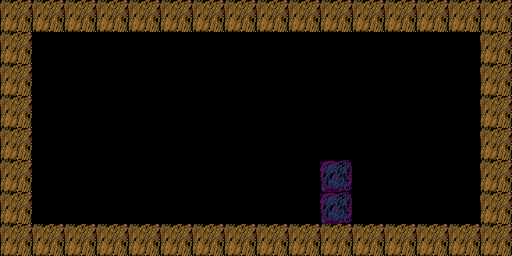

A 2D game scene composited from a Tiled map and its tileset images. What follows is a short description and the map's XML, with every tile layer's data as written:
An orthogonal 16x8 tile map with 32x32 px tiles, 3 tile layers (npcs, overlay, roomstuff), 3 hidden layers not drawn.

<map version="1.2" tiledversion="1.2.4" orientation="orthogonal" renderorder="right-down" width="16" height="8" tilewidth="32" tileheight="32" infinite="0" nextlayerid="19" nextobjectid="1">
 <tileset firstgid="1" source="../../tileset.tsx" />
 <layer id="13" name="items" width="16" height="8" visible="0">
  <data encoding="csv">
0,0,0,0,0,0,0,0,0,0,0,0,0,0,0,0,
0,0,0,0,0,0,0,0,0,0,0,0,0,0,0,0,
0,0,0,0,0,0,0,0,0,0,0,0,0,0,0,0,
0,0,0,0,0,0,0,0,0,0,0,0,0,0,0,0,
0,0,0,14,14,14,14,14,0,0,0,0,0,0,0,0,
0,0,0,14,14,14,14,14,0,0,0,0,0,0,0,0,
0,0,0,14,14,14,14,14,0,0,0,0,0,0,0,0,
0,0,0,0,0,0,0,0,0,0,0,0,0,0,0,0
</data>
 </layer>
 <layer id="14" name="collision" width="16" height="8" visible="0">
  <data encoding="csv">
1,1,1,1,1,1,1,1,1,1,1,1,1,1,1,1,
1,0,0,0,0,0,0,0,0,0,0,0,0,0,0,1,
1,0,0,0,0,0,0,0,0,0,0,0,0,0,0,1,
1,0,0,0,0,0,0,0,0,0,0,0,0,0,0,1,
1,0,0,0,0,0,0,0,0,0,0,0,0,0,0,1,
1,0,0,0,0,0,0,0,0,0,1,0,0,0,0,1,
1,0,0,0,0,0,0,0,0,0,1,0,0,0,0,1,
1,1,1,1,1,1,1,1,1,1,1,1,1,1,1,1
</data>
 </layer>
 <layer id="15" name="mobs" width="16" height="8" visible="0">
  <data encoding="csv">
0,0,0,0,0,0,0,0,0,0,0,0,0,0,0,0,
0,0,0,0,0,0,0,0,0,0,0,0,0,0,0,0,
0,0,0,0,0,0,0,0,0,0,0,0,0,0,0,0,
0,0,0,0,0,0,0,0,0,0,0,0,0,0,0,0,
0,0,0,0,0,0,0,0,0,0,0,0,0,0,0,0,
0,0,0,0,0,0,0,0,0,0,0,0,0,0,0,0,
0,0,0,0,0,0,0,0,0,0,0,0,0,0,18,0,
0,0,0,0,0,0,0,0,0,0,0,0,0,0,0,0
</data>
 </layer>
 <layer id="16" name="npcs" width="16" height="8">
  <data encoding="csv">
0,0,0,0,0,0,0,0,0,0,0,0,0,0,0,0,
0,0,0,0,0,0,0,0,0,0,0,0,0,0,0,0,
0,0,0,0,0,0,0,0,0,0,0,0,0,0,0,0,
0,0,0,0,0,0,0,0,0,0,0,0,0,0,0,0,
0,0,0,0,0,0,0,0,0,0,0,0,0,0,0,0,
0,0,0,0,0,0,0,0,0,0,0,0,0,0,0,0,
0,0,0,0,0,0,0,0,0,0,0,0,0,0,0,0,
0,0,0,0,0,0,0,0,0,0,0,0,0,0,0,0
</data>
 </layer>
 <layer id="17" name="overlay" width="16" height="8">
  <data encoding="csv">
3,3,3,3,3,3,3,3,3,3,3,3,3,3,3,3,
3,0,0,0,0,0,0,0,0,0,0,0,0,0,0,3,
3,0,0,0,0,0,0,0,0,0,0,0,0,0,0,3,
3,0,0,0,0,0,0,0,0,0,0,0,0,0,0,3,
3,0,0,0,0,0,0,0,0,0,0,0,0,0,0,3,
3,0,0,0,0,0,0,0,0,0,4,0,0,0,0,3,
3,0,0,0,0,0,0,0,0,0,4,0,0,0,0,3,
3,3,3,3,3,3,3,3,3,3,3,3,3,3,3,3
</data>
 </layer>
 <layer id="18" name="roomstuff" width="16" height="8">
  <data encoding="csv">
0,0,0,0,0,0,0,0,0,0,0,0,0,0,0,0,
0,0,0,0,0,0,0,0,0,0,0,0,0,0,0,0,
0,0,0,0,0,0,0,0,0,0,0,0,0,0,0,0,
0,0,0,0,0,0,0,0,0,0,0,0,0,0,0,0,
0,0,0,0,0,0,0,0,0,0,0,0,0,0,0,0,
0,24,0,0,0,0,0,0,0,0,0,0,0,0,0,0,
0,24,0,0,0,0,0,0,0,0,0,0,0,0,0,0,
0,0,0,0,0,0,0,0,0,0,0,0,0,0,0,0
</data>
 </layer>
</map>
